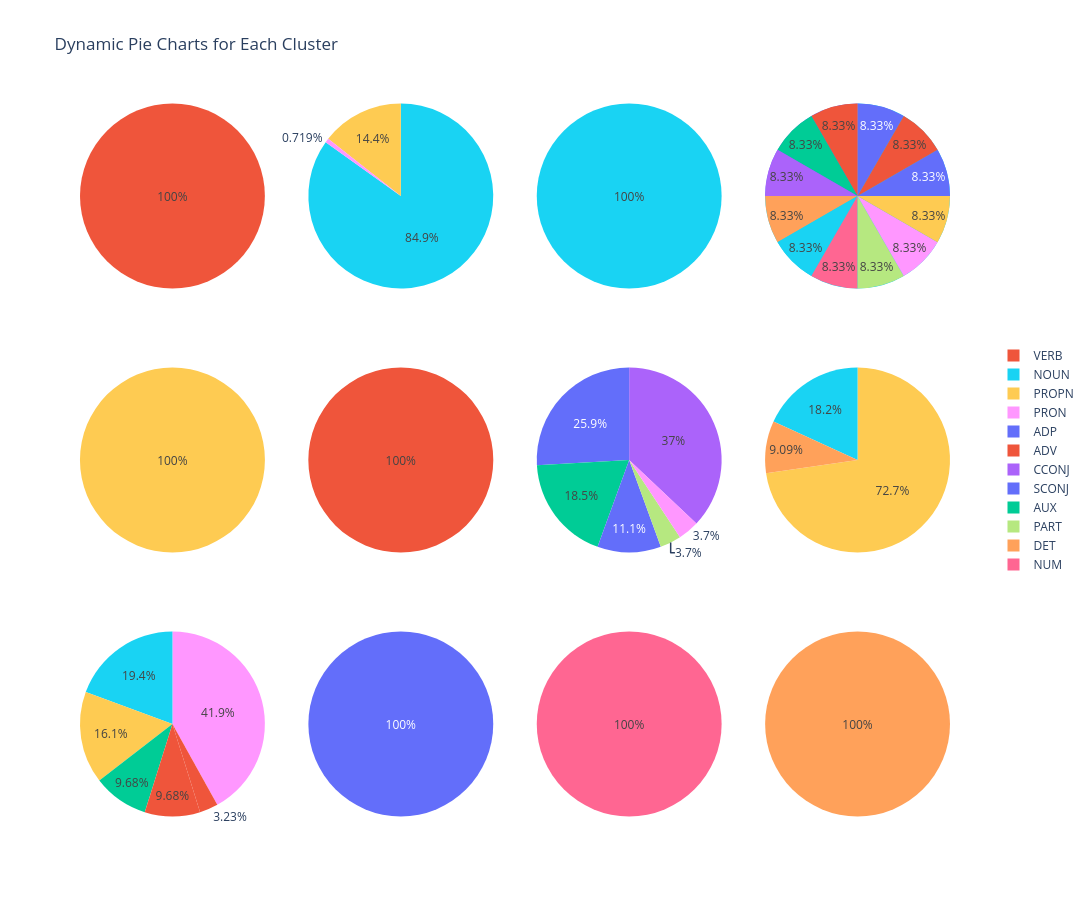

Notebook code cell kept with this figure:
### Code cell
import plotly.graph_objects as go
from plotly.subplots import make_subplots
import plotly.express as px

# Dynamically generate a color palette for all unique categories
all_categories = set(cat for cluster in pie_chart.values() for cat in cluster.keys())
color_palette = px.colors.qualitative.Plotly  # Use Plotly's default qualitative color palette
category_colors = {cat: color_palette[i % len(color_palette)] for i, cat in enumerate(sorted(all_categories))}

# Determine the number of rows and columns for the subplots
num_clusters = len(pie_chart)
cols = 4  # Fixed number of columns
rows = -(-num_clusters // cols)  # Calculate rows dynamically (ceiling division)

# Create a subplot layout
fig = make_subplots(rows=rows, cols=cols, specs=[[{'type': 'domain'}]*cols]*rows)

# Add each pie chart to the subplot
for i, (cluster_number, cluster_data) in enumerate(pie_chart.items(), start=1):
    labels = list(cluster_data.keys())
    values = list(cluster_data.values())
    colors = [category_colors[label] for label in labels]
    
    fig.add_trace(
        go.Pie(labels=labels, values=values, marker=dict(colors=colors), name=f'Cluster {cluster_number}'),
        row=(i-1)//cols + 1, col=(i-1)%cols + 1
    )

# Add a dummy pie chart to create a legend
legend_labels = list(category_colors.keys())
legend_values = [1] * len(legend_labels)  # Dummy values for the legend
legend_colors = [category_colors[label] for label in legend_labels]

fig.add_trace(
    go.Pie(
        labels=legend_labels,
        values=legend_values,
        marker=dict(colors=legend_colors),
        name="Legend",
        showlegend=True,
        hoverinfo="label"  # Only show labels on hover
    ),
    row=1, col=cols  # Place the legend in the first row, last column
)

# Update layout
fig.update_layout(
    title_text="Dynamic Pie Charts for Each Cluster",
    height=300 * rows,  # Adjust height dynamically based on rows
    width=1200,  # Fixed width
    showlegend=True,
    legend=dict(
        x=1.05,  # Position the legend to the right of the chart
        y=0.5,
        traceorder="normal"
    )
)

# Show the figure
fig.show()

### Figure 1 — Plotly figure (JSON) as saved in the notebook; plotly's stock layout.template omitted (floating-point values rounded to 4 significant figures)
{"data": [{"domain": {"x": [0, 0.2125], "y": [0.7333, 1]}, "labels": ["VERB"], "marker": {"colors": ["#EF553B"]}, "name": "Cluster 1", "type": "pie", "values": [140]}, {"domain": {"x": [0.2625, 0.475], "y": [0.7333, 1]}, "labels": ["PROPN", "NOUN", "PRON"], "marker": {"colors": ["#FECB52", "#19D3F3", "#FF97FF"]}, "name": "Cluster 2", "type": "pie", "values": [20, 118, 1]}, {"domain": {"x": [0.525, 0.7375], "y": [0.7333, 1]}, "labels": ["NOUN"], "marker": {"colors": ["#19D3F3"]}, "name": "Cluster 3", "type": "pie", "values": [3]}, {"domain": {"x": [0.7875, 1], "y": [0.7333, 1]}, "labels": ["NOUN", "ADP"], "marker": {"colors": ["#19D3F3", "#636EFA"]}, "name": "Cluster 4", "type": "pie", "values": [3, 1]}, {"domain": {"x": [0, 0.2125], "y": [0.3667, 0.6333]}, "labels": ["PROPN"], "marker": {"colors": ["#FECB52"]}, "name": "Cluster 5", "type": "pie", "values": [10]}, {"domain": {"x": [0.2625, 0.475], "y": [0.3667, 0.6333]}, "labels": ["ADV"], "marker": {"colors": ["#EF553B"]}, "name": "Cluster 6", "type": "pie", "values": [25]}, {"domain": {"x": [0.525, 0.7375], "y": [0.3667, 0.6333]}, "labels": ["CCONJ", "AUX", "PART", "ADP", "SCONJ", "PRON"], "marker": {"colors": ["#AB63FA", "#00CC96", "#B6E880", "#636EFA", "#636EFA", "#FF97FF"]}, "name": "Cluster 7", "type": "pie", "values": [10, 5, 1, 3, 7, 1]}, {"domain": {"x": [0.7875, 1], "y": [0.3667, 0.6333]}, "labels": ["PROPN", "NOUN", "DET"], "marker": {"colors": ["#FECB52", "#19D3F3", "#FFA15A"]}, "name": "Cluster 8", "type": "pie", "values": [8, 2, 1]}, {"domain": {"x": [0, 0.2125], "y": [0, 0.2667]}, "labels": ["PROPN", "PRON", "NOUN", "AUX", "ADV", "VERB"], "marker": {"colors": ["#FECB52", "#FF97FF", "#19D3F3", "#00CC96", "#EF553B", "#EF553B"]}, "name": "Cluster 9", "type": "pie", "values": [5, 13, 6, 3, 3, 1]}, {"domain": {"x": [0.2625, 0.475], "y": [0, 0.2667]}, "labels": ["ADP"], "marker": {"colors": ["#636EFA"]}, "name": "Cluster 10", "type": "pie", "values": [12]}, {"domain": {"x": [0.525, 0.7375], "y": [0, 0.2667]}, "labels": ["NUM"], "marker": {"colors": ["#FF6692"]}, "name": "Cluster 11", "type": "pie", "values": [8]}, {"domain": {"x": [0.7875, 1], "y": [0, 0.2667]}, "labels": ["DET"], "marker": {"colors": ["#FFA15A"]}, "name": "Cluster 12", "type": "pie", "values": [10]}, {"domain": {"x": [0.7875, 1], "y": [0.7333, 1]}, "hoverinfo": "label", "labels": ["ADP", "ADV", "AUX", "CCONJ", "DET", "NOUN", "NUM", "PART", "PRON", "PROPN", "SCONJ", "VERB"], "marker": {"colors": ["#636EFA", "#EF553B", "#00CC96", "#AB63FA", "#FFA15A", "#19D3F3", "#FF6692", "#B6E880", "#FF97FF", "#FECB52", "#636EFA", "#EF553B"]}, "name": "Legend", "showlegend": true, "type": "pie", "values": [1, 1, 1, 1, 1, 1, 1, 1, 1, 1, 1, 1]}], "layout": {"height": 900, "legend": {"traceorder": "normal", "x": 1.05, "y": 0.5}, "showlegend": true, "title": {"text": "Dynamic Pie Charts for Each Cluster"}, "width": 1200}}
